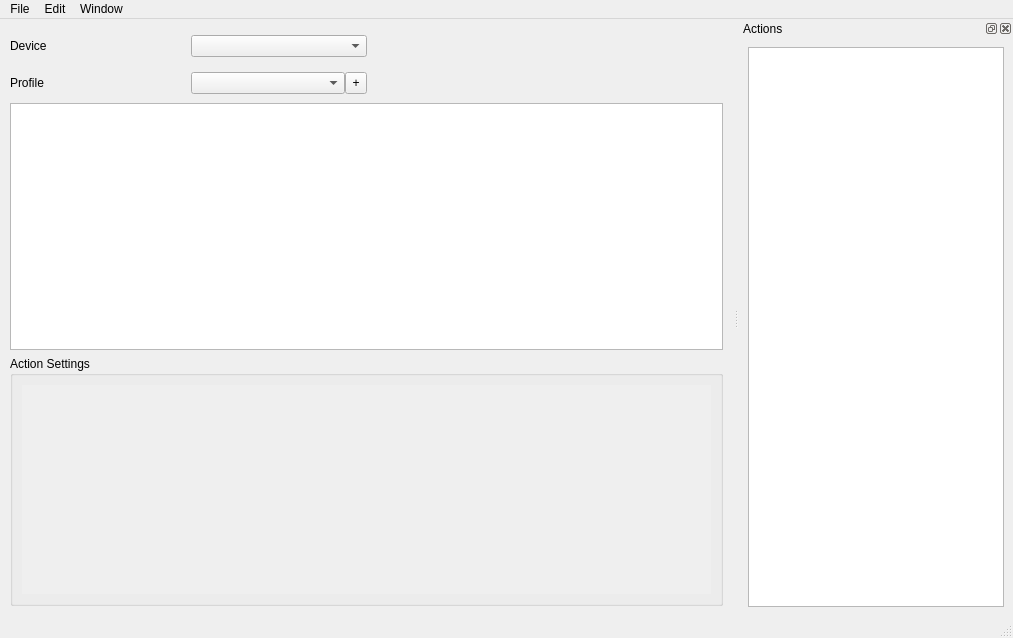
<?xml version="1.0" encoding="UTF-8"?>
<ui version="4.0">
 <class>MainWindow</class>
 <widget class="QMainWindow" name="MainWindow">
  <property name="geometry">
   <rect>
    <x>0</x>
    <y>0</y>
    <width>1013</width>
    <height>638</height>
   </rect>
  </property>
  <property name="windowTitle">
   <string>MainWindow</string>
  </property>
  <widget class="QWidget" name="centralwidget">
   <layout class="QGridLayout" name="gridLayout">
    <property name="leftMargin">
     <number>10</number>
    </property>
    <property name="topMargin">
     <number>10</number>
    </property>
    <property name="rightMargin">
     <number>10</number>
    </property>
    <property name="bottomMargin">
     <number>10</number>
    </property>
    <item row="0" column="1">
     <widget class="QComboBox" name="combo_device"/>
    </item>
    <item row="0" column="0">
     <widget class="QLabel" name="label">
      <property name="text">
       <string>Device</string>
      </property>
     </widget>
    </item>
    <item row="1" column="0">
     <widget class="QLabel" name="label_2">
      <property name="text">
       <string>Profile</string>
      </property>
     </widget>
    </item>
    <item row="2" column="0" colspan="4">
     <widget class="HardwareViewWidget" name="deviceView"/>
    </item>
    <item row="3" column="0" colspan="4">
     <widget class="QGroupBox" name="actionGroupBox">
      <property name="sizePolicy">
       <sizepolicy hsizetype="Preferred" vsizetype="Fixed">
        <horstretch>0</horstretch>
        <verstretch>0</verstretch>
       </sizepolicy>
      </property>
      <property name="minimumSize">
       <size>
        <width>0</width>
        <height>250</height>
       </size>
      </property>
      <property name="title">
       <string>Action Settings</string>
      </property>
      <layout class="QGridLayout" name="gridLayout_3">
       <item row="0" column="0">
        <widget class="QScrollArea" name="scrollArea">
         <property name="frameShape">
          <enum>QFrame::NoFrame</enum>
         </property>
         <property name="frameShadow">
          <enum>QFrame::Plain</enum>
         </property>
         <property name="widgetResizable">
          <bool>true</bool>
         </property>
         <widget class="QWidget" name="actionSettingWidget">
          <property name="geometry">
           <rect>
            <x>0</x>
            <y>0</y>
            <width>698</width>
            <height>217</height>
           </rect>
          </property>
         </widget>
        </widget>
       </item>
      </layout>
     </widget>
    </item>
    <item row="0" column="2" rowspan="2" colspan="2">
     <widget class="QScrollArea" name="scrollArea_2">
      <property name="sizePolicy">
       <sizepolicy hsizetype="Preferred" vsizetype="Preferred">
        <horstretch>0</horstretch>
        <verstretch>0</verstretch>
       </sizepolicy>
      </property>
      <property name="frameShape">
       <enum>QFrame::NoFrame</enum>
      </property>
      <property name="widgetResizable">
       <bool>true</bool>
      </property>
      <widget class="QWidget" name="scrollAreaWidgetContents">
       <property name="geometry">
        <rect>
         <x>0</x>
         <y>0</y>
         <width>353</width>
         <height>69</height>
        </rect>
       </property>
       <layout class="QGridLayout" name="gridLayout_4">
        <item row="0" column="0">
         <widget class="QStackedWidget" name="device_param_widget"/>
        </item>
       </layout>
      </widget>
     </widget>
    </item>
    <item row="1" column="1">
     <widget class="QWidget" name="widget" native="true">
      <property name="sizePolicy">
       <sizepolicy hsizetype="Preferred" vsizetype="Fixed">
        <horstretch>0</horstretch>
        <verstretch>0</verstretch>
       </sizepolicy>
      </property>
      <layout class="QHBoxLayout" name="horizontalLayout">
       <property name="spacing">
        <number>0</number>
       </property>
       <property name="leftMargin">
        <number>0</number>
       </property>
       <property name="topMargin">
        <number>0</number>
       </property>
       <property name="rightMargin">
        <number>0</number>
       </property>
       <property name="bottomMargin">
        <number>0</number>
       </property>
       <item>
        <widget class="QComboBox" name="combo_profile"/>
       </item>
       <item>
        <widget class="QToolButton" name="toolButton">
         <property name="sizePolicy">
          <sizepolicy hsizetype="Fixed" vsizetype="Fixed">
           <horstretch>0</horstretch>
           <verstretch>0</verstretch>
          </sizepolicy>
         </property>
         <property name="minimumSize">
          <size>
           <width>22</width>
           <height>22</height>
          </size>
         </property>
         <property name="text">
          <string>+</string>
         </property>
        </widget>
       </item>
      </layout>
     </widget>
    </item>
   </layout>
  </widget>
  <widget class="QMenuBar" name="menubar">
   <property name="geometry">
    <rect>
     <x>0</x>
     <y>0</y>
     <width>1013</width>
     <height>21</height>
    </rect>
   </property>
   <widget class="QMenu" name="menuFile">
    <property name="title">
     <string>File</string>
    </property>
   </widget>
   <widget class="QMenu" name="menuEdit">
    <property name="title">
     <string>Edit</string>
    </property>
   </widget>
   <widget class="QMenu" name="menuWindow">
    <property name="title">
     <string>Window</string>
    </property>
    <addaction name="actionDocks"/>
   </widget>
   <addaction name="menuFile"/>
   <addaction name="menuEdit"/>
   <addaction name="menuWindow"/>
  </widget>
  <widget class="QStatusBar" name="statusbar"/>
  <widget class="QDockWidget" name="ActionList">
   <property name="windowTitle">
    <string>Actions</string>
   </property>
   <attribute name="dockWidgetArea">
    <number>2</number>
   </attribute>
   <widget class="QWidget" name="actionDock">
    <layout class="QGridLayout" name="gridLayout_2">
     <item row="0" column="0">
      <widget class="QTreeView" name="action_list_widget">
       <property name="editTriggers">
        <set>QAbstractItemView::NoEditTriggers</set>
       </property>
       <property name="dragEnabled">
        <bool>true</bool>
       </property>
       <property name="dragDropMode">
        <enum>QAbstractItemView::DragOnly</enum>
       </property>
       <property name="alternatingRowColors">
        <bool>false</bool>
       </property>
       <property name="indentation">
        <number>10</number>
       </property>
       <property name="animated">
        <bool>true</bool>
       </property>
       <attribute name="headerVisible">
        <bool>false</bool>
       </attribute>
       <attribute name="headerDefaultSectionSize">
        <number>35</number>
       </attribute>
      </widget>
     </item>
    </layout>
   </widget>
  </widget>
  <action name="actionDocks">
   <property name="text">
    <string>Docks</string>
   </property>
  </action>
 </widget>
 <customwidgets>
  <customwidget>
   <class>HardwareViewWidget</class>
   <extends>QGraphicsView</extends>
   <header>virtualstudio.configurator.ui.widgets.hardwareview</header>
  </customwidget>
 </customwidgets>
 <resources/>
 <connections/>
</ui>
